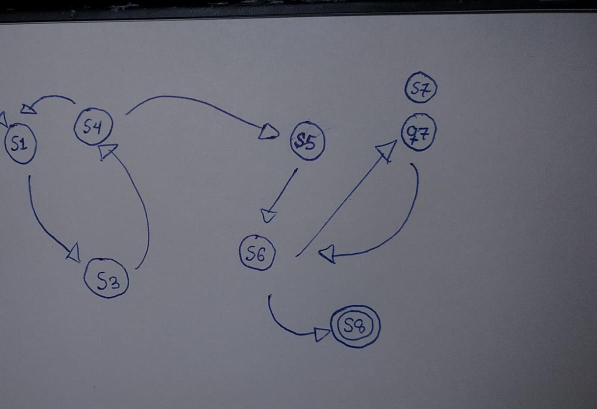
#> input picture images/cad4_edit.jpeg, 1194 x 817 px (shown at 1/2 size); its folder holds only this picture in this run
$ python circle_detection.py
#> lines starting #> are read from the running program, lines starting #| are printed output that depends on the picture; after the words box and inside, x2 and y2 are one past the last pixel; in counts of white or black regions, pixels touching at a corner belong together
import cv2
import numpy as np
import os
import sys
import matplotlib.pyplot as plt

# https://docs.opencv.org/4.x/d7/d4d/tutorial_py_thresholding.html

IMG_TEST_FOLDER = "images/"


WIDTH_CAP = 1635
HEIGHT_CAP = 920
def try_resize(img):
    if img.shape[0] > WIDTH_CAP or img.shape[1] > HEIGHT_CAP:
        h_proportion = img.shape[0] / img.shape[1]
        w_proportion = img.shape[1] / img.shape[0]

        h = img.shape[0]
        w = img.shape[1]


        while w > WIDTH_CAP:
            w -= 1
            h -= h_proportion

        while h > HEIGHT_CAP:
            h -= 1
            w -= w_proportion

        h = int(h)
        w = int(w)

        #print('Resizing image to fit screen: {}x{} -> {}x{}'.format(img.shape[0], img.shape[1], h, w))

        img = cv2.resize(img, (w, h))
    return img

# [8 lines left out: function show_image, not called in this run]

def show_comparison(initial_img, img):

    full_img = np.concatenate((initial_img, img), axis=1)

    cv2.imshow("image", try_resize(full_img))
    # checks if any key was pressed or the 'X' button in the window was pressed
    while cv2.getWindowProperty("image", cv2.WND_PROP_VISIBLE) > 0:
        if cv2.waitKey(100) > 0:
            break
    cv2.destroyAllWindows()
    return 0

def read_data():
    test_files = []
    for file in os.listdir(os.path.join(os.getcwd(), IMG_TEST_FOLDER)):
        test_files.append(os.path.join(os.getcwd(), IMG_TEST_FOLDER, file))
    return test_files

def image_gray_to_rgb(img):
    return cv2.cvtColor(img, cv2.COLOR_GRAY2RGB)

# [7 lines left out: function show_comparison_4x4, not called in this run]


def test_data(files):
    for file in files:
        test_image(file)
#> in test_image, img_colored is the input picture: shape (817, 1194, 3); mean B, G, R 116.1, 105.3, 104.6
    return 0


# read and process image passing its path
def test_image(img_path):
    img = cv2.imread(img_path, cv2.IMREAD_GRAYSCALE)
    img_colored = cv2.imread(img_path, cv2.IMREAD_COLOR)

    img_preprocess = pre_process(img)
#> in pre_process, `output_img = cv2.adaptiveThreshold(output_img, 255, cv2.ADAPTIVE_THRES..`:
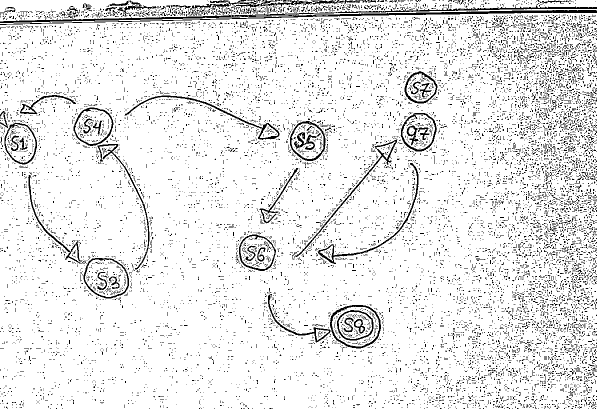
#> output_img: shape (817, 1194) (shown at 1/2 size); 90.7% white; black in thin lines or dots

    circles = detect_circles(img_preprocess)
#> in detect_circles, `circles = cv2.HoughCircles(img, cv2.HOUGH_GRADIENT, dp=1, minDist=30, ..`: circles = 346 rows, first 8: [712.5, 651.5, 44.9], [612.5, 280.5, 33.8], [1098.5, 152.5, 49.4], [1109.5, 250.5, 49.4], [211.5, 552.5, 41.6], [186.5, 251.5, 37.2], [1126.5, 63.5, 49.4], [1095.5, 62.5, 49.4]
#| detected 346 circles
    contours = detect_contours(img_preprocess)

    img_colored_contours = draw_contours(img_colored, contours)

    img_colored_contours_circles = draw_circles(img_colored_contours, circles)
    # img_preprocess_circles = draw_circles(img_preprocess, circles)

    new_img = cv2.cvtColor(np.zeros(img.shape, np.uint8), cv2.COLOR_GRAY2RGB)
    new_img_contours = draw_contours(new_img, contours, (255, 255, 255))

    new_img = pre_process2(new_img_contours)

    new_img = cv2.cvtColor(new_img, cv2.COLOR_RGB2GRAY)

    circles2 = detect_circles(new_img)

    new_img = cv2.cvtColor(new_img, cv2.COLOR_GRAY2RGB)
    new_img = draw_circles(new_img, circles2)


    big_img = np.concatenate((img_colored_contours_circles, image_gray_to_rgb(img_preprocess)), axis=1)

    show_comparison(new_img, big_img)

    return 0

# [23 lines left out: functions remove_colliding_circles, is_circle_colliding, not called in this run]

def pre_process2(img):
    output_img = img.copy()


    kernel = np.ones((3,3),np.uint8)
    output_img = cv2.dilate(output_img, kernel, iterations = 1)

    #output_img = cv2.medianBlur(output_img, 5)

    return output_img

# ideia: use board detection to enrance the image
def pre_process(img):
    output_img = img.copy()
    # remove noise
    #output_img = cv2.medianBlur(output_img, 5)
    #output_img = cv2.GaussianBlur(output_img, (9, 9), 2)

    # threshold the image
    output_img = cv2.adaptiveThreshold(output_img, 255, cv2.ADAPTIVE_THRESH_GAUSSIAN_C, cv2.THRESH_BINARY, 11, 2 )

    return output_img

def draw_circles(img, circles):
    output = img.copy()

    # if we find circles we draw them on top of the copy of the image
    if circles is not None:
        for (x, y, r) in circles:
            x, y, r = int(x), int(y), int(r)
            cv2.circle(output, (x, y), r, (0, 255, 0), 4)
        print(f"drawn {len(circles)} circles")
    return output

def detect_circles(img):
    # detect circles
    circles = []
    circles = cv2.HoughCircles(img, cv2.HOUGH_GRADIENT, dp=1, minDist=30,
                                param1=75, param2=20, maxRadius=50, minRadius=10)
    if circles is not None:
        print(f"detected {len(circles[0])} circles")
        #print(circles)
        #print(circles[0])
        circles = circles[0]
    else:
        print("No circles found")
    return circles


def detect_contours(img):


    #edges = cv2.Canny(img, 50, 200)
    contours, hierarchy = cv2.findContours(img, cv2.RETR_TREE, cv2.CHAIN_APPROX_NONE)

    contours_final = []
    #conts = np.array(contours).reshape((-1,1,2)).astype(np.int32)

    for contour in contours:
        apprx = cv2.approxPolyDP(contour, 0.01*cv2.arcLength(contour, True), True)
        area = cv2.contourArea(contour)
        if len(apprx) > 8 and area > 75 and not cv2.isContourConvex(contour):
            contours_final.append(contour)
    print(f"detected {len(contours_final)} contours")
    return contours_final

def draw_contours(img, contours, color = (0, 0, 255)):
    new_img = img.copy()
    if contours == []:
        print("No contours found")
        return new_img
    #ctr = np.array(contours).reshape((-1,1,2)).astype(np.int32)
    cv2.drawContours(new_img, contours, -1, color, 2)
    return new_img

def main():
    if len(sys.argv) > 1:
        user_path = sys.argv[1]
        test_image(user_path)
        return 0

    to_test = read_data()
    test_data(to_test)
#> in detect_contours, `contours, hierarchy = cv2.findContours(img, cv2.RETR_TREE, cv2.CHAIN_A..`: contours = 14708 contours, 14062 with area under 20; largest, box (x1, y1, x2, y2) and area: (0, 25, 1194, 817) 929874, (0, 0, 1194, 43) 28220, (659, 609, 763, 698) 7171, (166, 515, 259, 598) 5917, (663, 613, 758, 693) 5794
#> the loop in detect_contours, `for contour in contours:` made 14708 passes
#> area on passes 2970, 2971, 3044: 7171, 5793.5, 3650.5
#> after the loop in detect_contours, `for contour in contours:`: contours_final = 59 contours; largest, box (x1, y1, x2, y2) and area: (659, 609, 763, 698) 7171, (166, 515, 259, 598) 5917, (663, 613, 758, 693) 5794, (170, 519, 255, 594) 4869, (146, 214, 228, 293) 4721
#| detected 59 contours
#> in test_image, `contours = detect_contours(img_preprocess)`: contours has the same summary as contours_final in detect_contours
#> in draw_contours, `cv2.drawContours(new_img, contours, -1, color, 2)`:
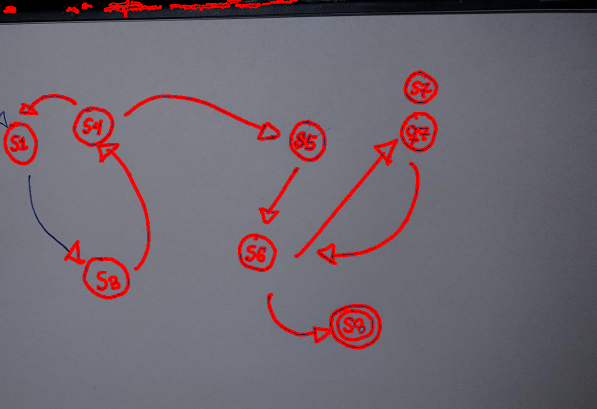
#> new_img: shape (817, 1194, 3) (shown at 1/2 size); 4.3% of pixels changed, all inside (x1, y1, x2, y2) = (6, 0, 877, 699)
#> the loop in draw_circles, `for (x, y, r) in circles:` made 346 passes
#> (x, y, r) on passes 1 to 3: (712, 651, 44), (612, 280, 33), (1098, 152, 49)
#> after the loop in draw_circles, `for (x, y, r) in circles:`:
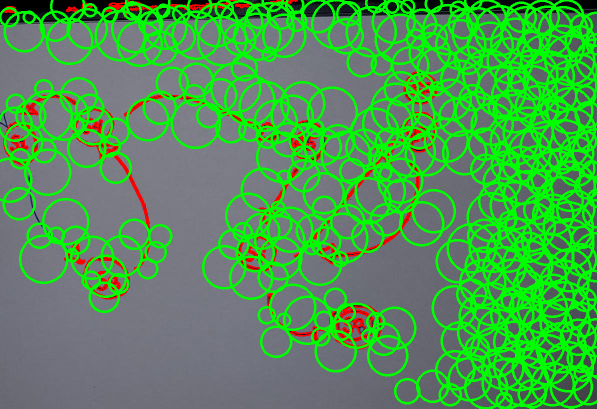
#> output: shape (817, 1194, 3) (shown at 1/2 size); mean B, G, R 82.1, 150.3, 79.5
#| drawn 346 circles
#> in pre_process2, `output_img = cv2.dilate(output_img, kernel, iterations = 1)`:
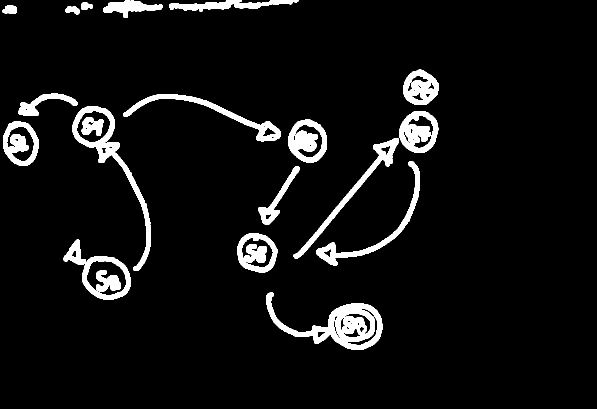
#> output_img: shape (817, 1194, 3) (shown at 1/2 size); 6.2% white; 20 white regions, largest, box (x1, y1, x2, y2) and area: (533, 585, 765, 700) 8773, (144, 212, 302, 542) 6016, (247, 188, 562, 283) 4143
#| detected 8 circles
#> in test_image, `circles2 = detect_circles(new_img)`: circles2 = [[717.5, 651.5, 47.2], [838.5, 264.5, 40.5], [215.5, 556.5, 42.7], [186.5, 252.5, 41.4], [842.5, 172.5, 34.3], [620.5, 279.5, 32.9], [508.5, 499.5, 34.3], [35.5, 279.5, 37.3]]
#> the loop in draw_circles (call 2), `for (x, y, r) in circles:` made 8 passes
#> (x, y, r) on passes 1 to 8: (717, 651, 47), (838, 264, 40), (215, 556, 42), (186, 252, 41), (842, 172, 34), (620, 279, 32), (508, 499, 34), (35, 279, 37)
#> after the loop in draw_circles (call 2), `for (x, y, r) in circles:`:
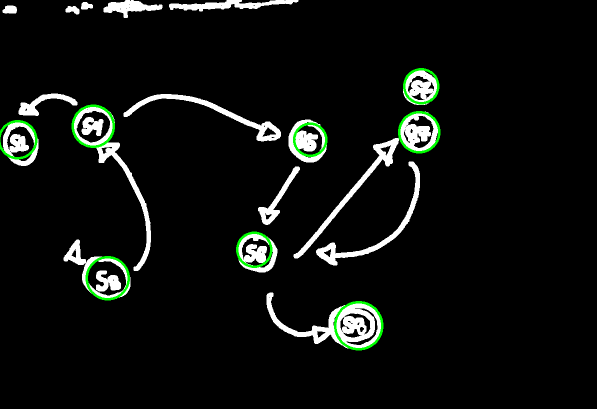
#> output: shape (817, 1194, 3) (shown at 1/2 size); 0.98% of pixels changed, all inside (x1, y1, x2, y2) = (0, 136, 881, 701)
#| drawn 8 circles
#> in test_image, `big_img = np.concatenate((img_colored_contours_circles, image_gray_to_..`:
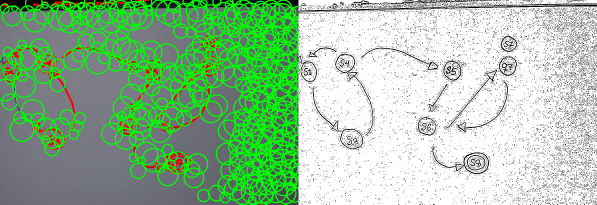
#> big_img: shape (817, 2388, 3) (shown at 1/4 size); mean B, G, R 156.7, 190.8, 155.5
#> in try_resize, `img = cv2.resize(img, (w, h))`:
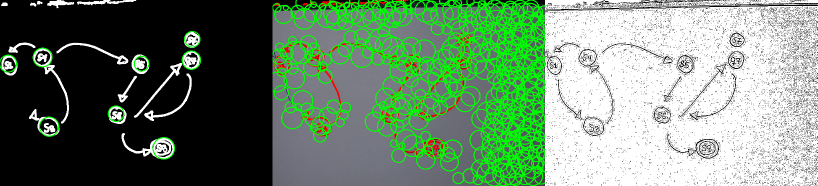
#> img: shape (372, 1635, 3) (shown at 1/2 size); mean of channels 0, 1, 2 109.2, 132.8, 108.3; drawn as B, G, R
#> (key Esc is pressed here)


    return 0


main()

$ run again, on images/caderno4.jpeg
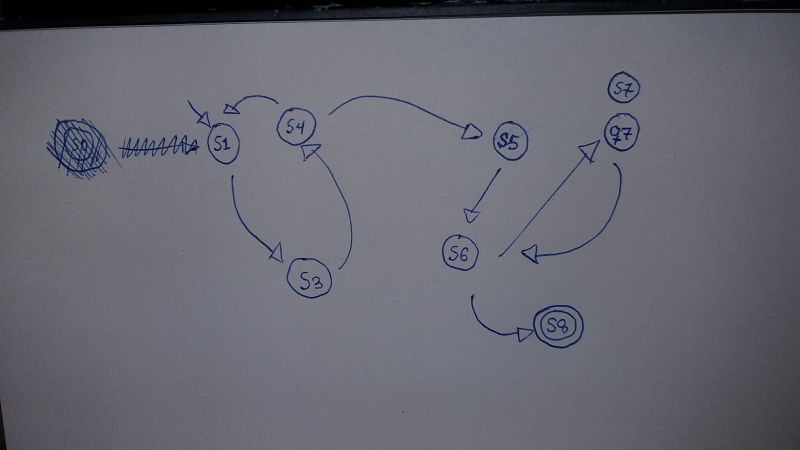
#> input picture images/caderno4.jpeg, 1600 x 900 px (shown at 1/2 size)
#> in test_image, img_colored is the input picture: shape (900, 1600, 3); mean B, G, R 113.6, 103.8, 103.1
#> in pre_process, `output_img = cv2.adaptiveThreshold(output_img, 255, cv2.ADAPTIVE_THRES..`:
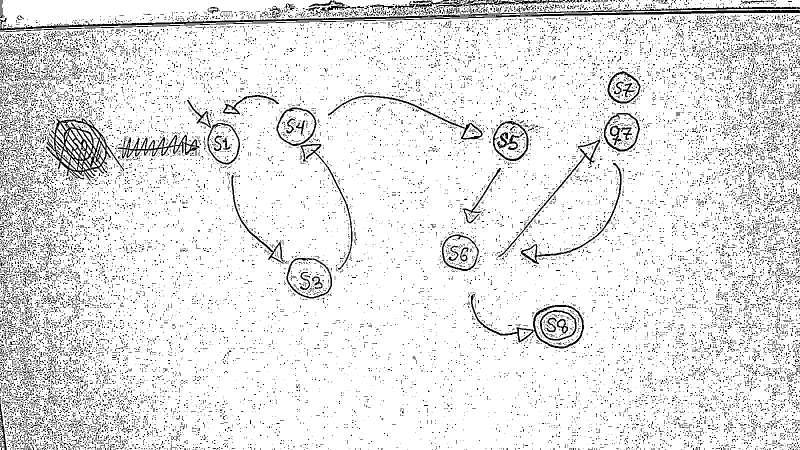
#> output_img: shape (900, 1600) (shown at 1/2 size); 90.1% white; black in thin lines or dots
#> in detect_circles, `circles = cv2.HoughCircles(img, cv2.HOUGH_GRADIENT, dp=1, minDist=30, ..`: circles = 502 rows, first 8: [1119.5, 652.5, 43.8], [159.5, 294.5, 49.4], [69.5, 172.5, 49.4], [95.5, 125.5, 49.4], [62.5, 325.5, 49.4], [82.5, 279.5, 49.4], [143.5, 840.5, 49.4], [54.5, 217.5, 49.4]
#| detected 502 circles
#> in detect_contours, `contours, hierarchy = cv2.findContours(img, cv2.RETR_TREE, cv2.CHAIN_A..`: contours = 23381 contours, 22159 with area under 20; largest, box (x1, y1, x2, y2) and area: (0, 25, 1600, 900) 1368672, (0, 0, 1600, 57) 48038, (91, 235, 249, 362) 10419, (1065, 609, 1169, 698) 7164, (572, 515, 665, 598) 5914
#> the loop in detect_contours, `for contour in contours:` made 23381 passes
#> area on passes 2, 54: 148.5, 21
#> after the loop in detect_contours, `for contour in contours:`: contours_final = 82 contours; largest, box (x1, y1, x2, y2) and area: (91, 235, 249, 362) 10419, (1065, 609, 1169, 698) 7164, (572, 515, 665, 598) 5914, (1069, 613, 1164, 693) 5790, (576, 519, 661, 594) 4870
#| detected 82 contours
#> in test_image, `contours = detect_contours(img_preprocess)`: contours has the same summary as contours_final in detect_contours
#> the loop in draw_circles, `for (x, y, r) in circles:` made 502 passes
#> (x, y, r) on passes 1 to 3: (1119, 652, 43), (159, 294, 49), (69, 172, 49)
#| drawn 502 circles
#| detected 9 circles
#> circles2 = [[1244.5, 264.5, 40.5], [616.5, 561.5, 49.4], [1121.5, 651.5, 48.3], [1244.5, 175.5, 34.3], [592.5, 252.5, 41.4], [914.5, 499.5, 34.3], [1014.5, 283.5, 34.6], [432.5, 289.5, 40.5], [155.5, 291.5, 42.7]]
#> the loop in draw_circles (call 2), `for (x, y, r) in circles:` made 9 passes
#> (x, y, r) on passes 1 to 8: (1244, 264, 40), (616, 561, 49), (1121, 651, 48), (1244, 175, 34), (592, 252, 41), (914, 499, 34), (1014, 283, 34), (432, 289, 40)
#| drawn 9 circles
#> in try_resize, `img = cv2.resize(img, (w, h))`:
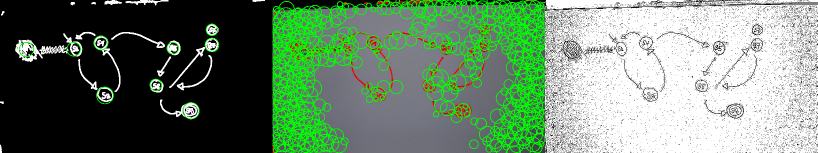
#> img: shape (306, 1635, 3) (shown at 1/2 size); mean of channels 0, 1, 2 107.9, 130.8, 107.3; drawn as B, G, R

$ run again, on images/completo.jpg
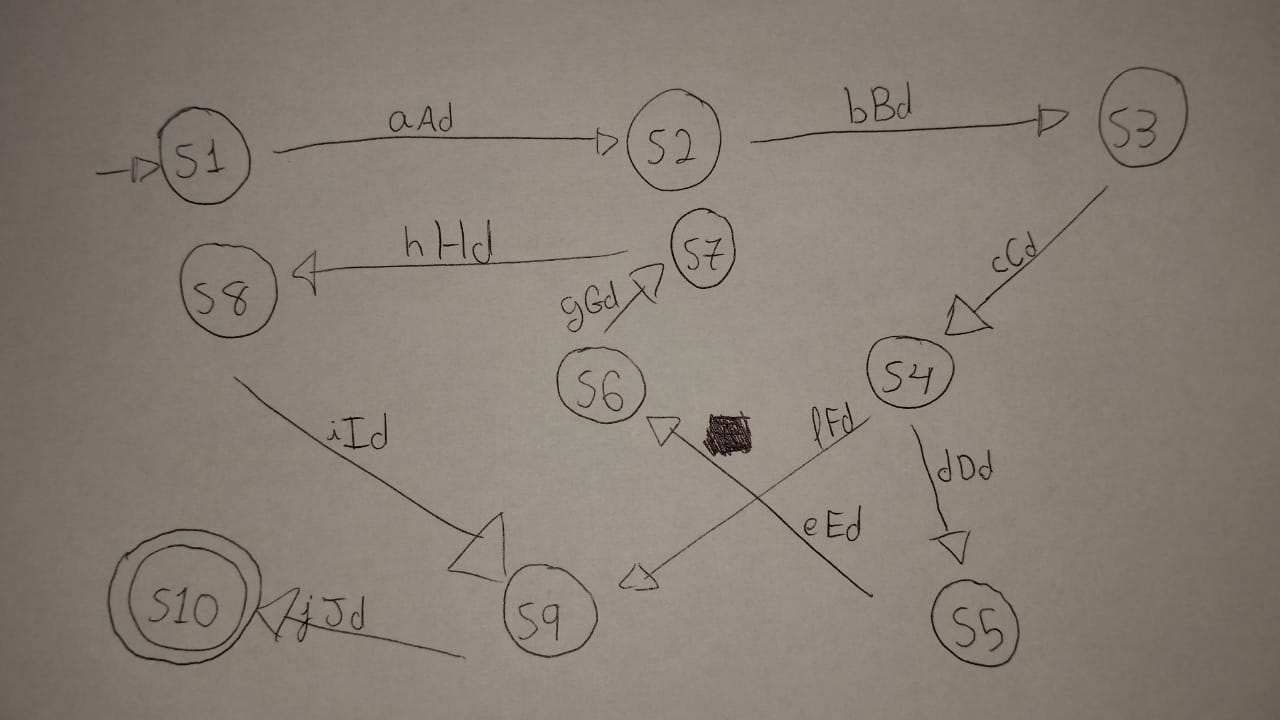
#> input picture images/completo.jpg, 1280 x 720 px
#> in test_image, img_colored is the input picture: shape (720, 1280, 3); mean B, G, R 116.8, 126.1, 134.9
#> in pre_process, `output_img = cv2.adaptiveThreshold(output_img, 255, cv2.ADAPTIVE_THRES..`:
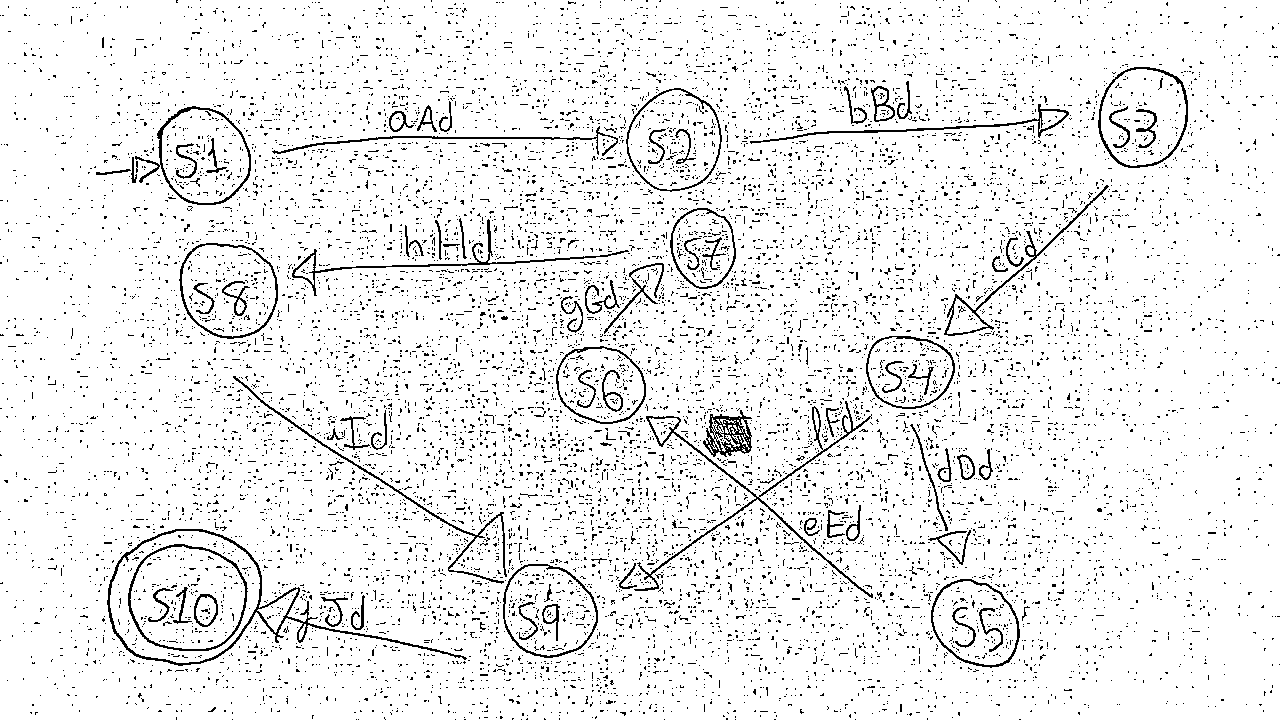
#> output_img: shape (720, 1280); 93.1% white; black in thin lines or dots
#> in detect_circles, `circles = cv2.HoughCircles(img, cv2.HOUGH_GRADIENT, dp=1, minDist=30, ..`: circles = 312 rows, first 8: [548.5, 609.5, 47.2], [969.5, 616.5, 39.4], [909.5, 363.5, 42.7], [228.5, 289.5, 47.2], [1146.5, 114.5, 48.3], [202.5, 155.5, 47.2], [670.5, 139.5, 49.4], [198.5, 598.5, 49.4]
#| detected 312 circles
#> in detect_contours, `contours, hierarchy = cv2.findContours(img, cv2.RETR_TREE, cv2.CHAIN_A..`: contours = 12695 contours, 12387 with area under 20; largest, box (x1, y1, x2, y2) and area: (0, 0, 1280, 720) 919459, (106, 528, 468, 667) 18752, (110, 531, 260, 663) 15276, (127, 543, 249, 652) 10440, (130, 546, 245, 649) 9240
#> the loop in detect_contours, `for contour in contours:` made 12695 passes
#> area on passes 34, 1536, 1555: 20.5, 235.5, 215.5
#> after the loop in detect_contours, `for contour in contours:`: contours_final = 93 contours; largest, box (x1, y1, x2, y2) and area: (106, 528, 468, 667) 18752, (110, 531, 260, 663) 15276, (127, 543, 249, 652) 10440, (130, 546, 245, 649) 9240, (178, 242, 279, 340) 7745
#| detected 93 contours
#> in test_image, `contours = detect_contours(img_preprocess)`: contours has the same summary as contours_final in detect_contours
#> the loop in draw_circles, `for (x, y, r) in circles:` made 312 passes
#> (x, y, r) on passes 1 to 3: (548, 609, 47), (969, 616, 39), (909, 363, 42)
#| drawn 312 circles
#> in detect_circles (call 2), `circles = cv2.HoughCircles(img, cv2.HOUGH_GRADIENT, dp=1, minDist=30, ..`: circles = 14 rows, first 8: [197.5, 152.5, 49.4], [555.5, 614.5, 44.9], [969.5, 615.5, 42.7], [1144.5, 112.5, 49.4], [674.5, 135.5, 49.4], [596.5, 378.5, 44.9], [903.5, 369.5, 41.3], [700.5, 253.5, 38]
#| detected 14 circles
#> circles2 has the same summary as circles in detect_circles
#> the loop in draw_circles (call 2), `for (x, y, r) in circles:` made 14 passes
#> (x, y, r) on passes 1 to 8: (197, 152, 49), (555, 614, 44), (969, 615, 42), (1144, 112, 49), (674, 135, 49), (596, 378, 44), (903, 369, 41), (700, 253, 38)
#| drawn 14 circles
#> in try_resize, `img = cv2.resize(img, (w, h))`:
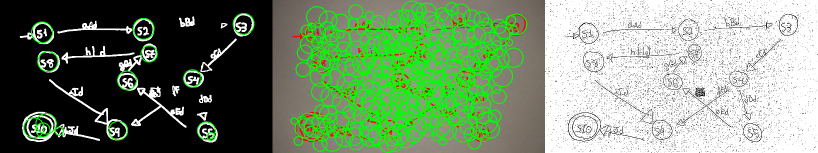
#> img: shape (306, 1635, 3) (shown at 1/2 size); mean of channels 0, 1, 2 112.3, 141.3, 118.6; drawn as B, G, R
